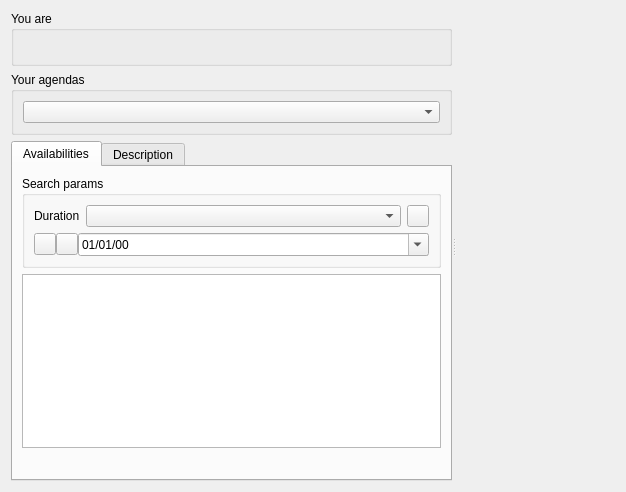
<?xml version="1.0" encoding="UTF-8"?>
<ui version="4.0">
 <class>Agenda::Internal::UserCalendarViewer</class>
 <widget class="QWidget" name="Agenda::Internal::UserCalendarViewer">
  <property name="geometry">
   <rect>
    <x>0</x>
    <y>0</y>
    <width>626</width>
    <height>492</height>
   </rect>
  </property>
  <property name="windowTitle">
   <string>Form</string>
  </property>
  <layout class="QGridLayout" name="gridLayout_3">
   <item row="0" column="0">
    <widget class="Utils::MiniSplitter" name="splitter">
     <property name="orientation">
      <enum>Qt::Horizontal</enum>
     </property>
     <widget class="QWidget" name="layoutWidget">
      <layout class="QVBoxLayout" name="leftVerticalLayout">
       <item>
        <widget class="QGroupBox" name="groupBox">
         <property name="title">
          <string>You are</string>
         </property>
         <layout class="QGridLayout" name="gridLayout">
          <item row="0" column="0">
           <widget class="QLabel" name="userNameLabel">
            <property name="font">
             <font>
              <weight>75</weight>
              <bold>true</bold>
             </font>
            </property>
            <property name="toolTip">
             <string notr="true"/>
            </property>
            <property name="wordWrap">
             <bool>true</bool>
            </property>
           </widget>
          </item>
         </layout>
        </widget>
       </item>
       <item>
        <widget class="QGroupBox" name="groupBox_2">
         <property name="title">
          <string>Your agendas</string>
         </property>
         <layout class="QGridLayout" name="gridLayout_2">
          <item row="0" column="0">
           <widget class="QComboBox" name="availableAgendasCombo"/>
          </item>
         </layout>
        </widget>
       </item>
       <item>
        <widget class="QTabWidget" name="tabWidget">
         <property name="currentIndex">
          <number>0</number>
         </property>
         <widget class="QWidget" name="availTab">
          <attribute name="title">
           <string>Availabilities</string>
          </attribute>
          <layout class="QGridLayout" name="gridLayout_6">
           <item row="3" column="0" colspan="4">
            <widget class="QTreeView" name="availabilitiesView">
             <property name="editTriggers">
              <set>QAbstractItemView::NoEditTriggers</set>
             </property>
             <attribute name="headerVisible">
              <bool>false</bool>
             </attribute>
            </widget>
           </item>
           <item row="4" column="0">
            <spacer name="verticalSpacer">
             <property name="orientation">
              <enum>Qt::Vertical</enum>
             </property>
             <property name="sizeHint" stdset="0">
              <size>
               <width>20</width>
               <height>40</height>
              </size>
             </property>
            </spacer>
           </item>
           <item row="0" column="0" colspan="4">
            <widget class="QGroupBox" name="groupBox_3">
             <property name="title">
              <string>Search params</string>
             </property>
             <layout class="QGridLayout" name="gridLayout_5">
              <item row="3" column="0" colspan="4">
               <layout class="QHBoxLayout" name="horizontalLayout_3">
                <property name="spacing">
                 <number>0</number>
                </property>
                <item>
                 <widget class="QToolButton" name="refreshAvailabilities">
                  <property name="minimumSize">
                   <size>
                    <width>22</width>
                    <height>22</height>
                   </size>
                  </property>
                  <property name="maximumSize">
                   <size>
                    <width>22</width>
                    <height>22</height>
                   </size>
                  </property>
                  <property name="text">
                   <string/>
                  </property>
                 </widget>
                </item>
                <item>
                 <widget class="QToolButton" name="startDateSelector">
                  <property name="minimumSize">
                   <size>
                    <width>22</width>
                    <height>22</height>
                   </size>
                  </property>
                  <property name="maximumSize">
                   <size>
                    <width>22</width>
                    <height>22</height>
                   </size>
                  </property>
                  <property name="popupMode">
                   <enum>QToolButton::InstantPopup</enum>
                  </property>
                 </widget>
                </item>
                <item>
                 <widget class="QDateEdit" name="startDate">
                  <property name="sizePolicy">
                   <sizepolicy hsizetype="Minimum" vsizetype="Minimum">
                    <horstretch>0</horstretch>
                    <verstretch>0</verstretch>
                   </sizepolicy>
                  </property>
                  <property name="displayFormat">
                   <string notr="true">dd/MM/yy</string>
                  </property>
                  <property name="calendarPopup">
                   <bool>true</bool>
                  </property>
                 </widget>
                </item>
               </layout>
              </item>
              <item row="0" column="0" colspan="4">
               <layout class="QHBoxLayout" name="horizontalLayout">
                <item>
                 <widget class="QLabel" name="label_2">
                  <property name="sizePolicy">
                   <sizepolicy hsizetype="Preferred" vsizetype="Preferred">
                    <horstretch>0</horstretch>
                    <verstretch>0</verstretch>
                   </sizepolicy>
                  </property>
                  <property name="text">
                   <string>Duration</string>
                  </property>
                 </widget>
                </item>
                <item>
                 <widget class="QComboBox" name="availDurationCombo">
                  <property name="sizePolicy">
                   <sizepolicy hsizetype="Expanding" vsizetype="Fixed">
                    <horstretch>0</horstretch>
                    <verstretch>0</verstretch>
                   </sizepolicy>
                  </property>
                 </widget>
                </item>
                <item>
                 <widget class="QToolButton" name="defaultDurationButton">
                  <property name="minimumSize">
                   <size>
                    <width>22</width>
                    <height>22</height>
                   </size>
                  </property>
                  <property name="maximumSize">
                   <size>
                    <width>22</width>
                    <height>22</height>
                   </size>
                  </property>
                  <property name="text">
                   <string/>
                  </property>
                 </widget>
                </item>
               </layout>
              </item>
             </layout>
            </widget>
           </item>
          </layout>
         </widget>
         <widget class="QWidget" name="descriptionTab">
          <attribute name="title">
           <string>Description</string>
          </attribute>
          <layout class="QGridLayout" name="gridLayout_4">
           <item row="0" column="0">
            <widget class="QTextBrowser" name="description"/>
           </item>
          </layout>
         </widget>
        </widget>
       </item>
      </layout>
     </widget>
     <widget class="Calendar::CalendarWidget" name="calendarViewer" native="true"/>
    </widget>
   </item>
  </layout>
 </widget>
 <customwidgets>
  <customwidget>
   <class>Utils::MiniSplitter</class>
   <extends>QSplitter</extends>
   <header location="global">utils/widgets/minisplitter.h</header>
   <container>1</container>
  </customwidget>
  <customwidget>
   <class>Calendar::CalendarWidget</class>
   <extends>QWidget</extends>
   <header location="global">calendar/calendar_widget.h</header>
   <container>1</container>
  </customwidget>
 </customwidgets>
 <resources/>
 <connections/>
</ui>
